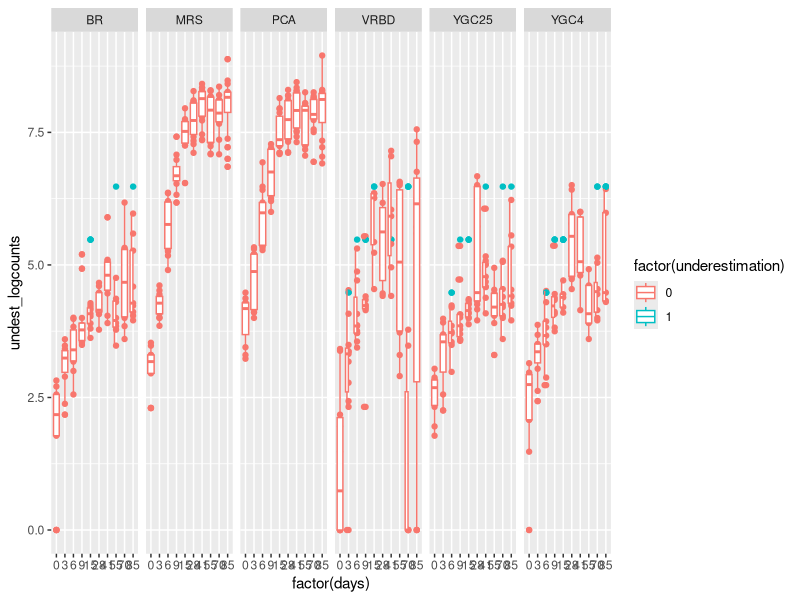

The R script that drew this image: (Note: this script raises an error after producing the figure.)
# A_ColonyFormingUnits.R
# Plot the colony forming units (CFU) of the bacteria and fungi
# in the different media over time.
###############################################################################
library(ggplot2)
library(dplyr)#for "%>%"
library(cowplot)#for plot_grid
###############################################################################
# import data
data <- read.table("./02-rawdata/Plate_counts_txt.txt",
                   header = TRUE, sep = "\t")
key <- read.table("./01-metadata/slice_day_key.txt", header = TRUE, sep = "\t")
key$days <- key$days
###############################################################################
# filter the data - RCM is not necessary to focus on
# remove manually excluded counts (wrong plating dilution)
data <- data %>%
  filter(ex3 == 0, medium != "RCM")
data <- plyr::join(data, key, type = "left")
###############################################################################
# plot all counts of different dilutions including under or overestimation
ggplot(data, aes(factor(days), undest_logcounts,
                 color = factor(underestimation))) +
  geom_point() +
  geom_boxplot() +
  facet_grid(. ~ medium)
###############################################################################
# split data to fungal and bacterial counts
#select only data from medium BR, YGC25 and YGC50
fungi <- data %>%
  filter(medium == "BR" | medium == "YGC25" | medium == "YGC4")
#calculate the mean log_counts for each sampleID, medium and day
fmc <- fungi %>%
  group_by(sampleID, medium, days) %>%
  summarise(samplemean_logcounts = mean(log_counts, na.rm = TRUE))
fmc <- data.frame(fmc)
# save fmc as rds
saveRDS(fmc, "./03-Routputfiles/A_PlateCounts/A_fungalplatecounts.rds")
###############################################################################
#select only data from medium MRS and PCA
bacteria <- data %>%
  filter(medium == "MRS" | medium == "PCA")
#calculate the mean log_counts for each sampleID, medium and day
bmc <- bacteria %>%
  group_by(sampleID, medium, days) %>%
  summarise(samplemean_logcounts = mean(log_counts, na.rm = TRUE))
bmc <- data.frame(bmc)
# save bmc as rds
saveRDS(bmc, "./03-Routputfiles/A_PlateCounts/A_bacterialplatecounts.rds")
###############################################################################
# plot everything together
#add a column to data2 called kingdom with "fungi" for medium BR, YGC25 and
# YGC50 and "bacteria" for medium MRS and PCA
data$kingdom <- ifelse(data$medium == "BR" | data$medium == "YGC25" |
                        data$medium == "YGC4", "fungi", "bacteria")
p1 <- data %>%
filter(kingdom == "fungi") %>%
ggplot(aes(days, log_counts)) +
  geom_point(alpha = 0.5, size = 1) +
  geom_smooth(se = TRUE, linewidth = 0.5, color = "darkred") +
  theme_bw() +
  theme(strip.background = element_rect(fill = "white"),
        strip.text = element_text(size = 12)) +
  ylab("log10 cfu") +
  facet_grid(. ~ medium)
p1
#remove data from day 9 of medium VRBD, there went something wrong
data2 <- data %>%
  filter(!(medium == "VRBD" & slice == 9))
p2 <- data2 %>%
  filter(kingdom == "bacteria") %>%
ggplot(aes(days, log_counts)) +
  geom_point(alpha = 0.5, size = 1) +
  geom_smooth(se = TRUE, linewidth = 0.5, color = "darkred") +
  theme_bw() +
  theme(strip.background = element_rect(fill = "white"),
      strip.text = element_text(size = 12)) +
  ylab("log10 cfu") +
  facet_grid(. ~ medium)
p2

#combine plots
plot_grid(p2, p1, align = "v", nrow = 2)
#save plot
ggsave("./03-Routputfiles/A_PlateCounts/A_growthcurves.svg",
       width = 20, height = 20, units = "cm", dpi = 300)
ggsave("./03-Routputfiles/A_PlateCounts/A_growthcurves.png",
       width = 20, height = 20, units = "cm", dpi = 300)
###############################################################################
#make a summary table with the mean and standard deviation of
# log_counts for each medium and day
summary <- data %>%
  group_by(medium, days) %>%
  summarise(mean_logcounts = mean(log_counts, na.rm = TRUE),
  sd_logcounts = sd(log_counts, na.rm = TRUE))
#save summary table
write.table(summary,
            "./03-Routputfiles/A_PlateCounts/A_growthcurves_summary.txt",
            sep = "\t", quote = FALSE, row.names = FALSE)
##############################################################################
#make a new summary table only with days 1, 16 and 56
summary2 <- summary %>%
  filter(days == 0 | days == 15 | days == 55)
summary2 <- data.frame(summary2)
#paste the medium and days columns together
summary2$md <- paste0(summary2$medium, summary2$days)
#round the mean_logcounts and sd_logcounts columns to 2 decimal places
summary2$mean_logcounts <- round(summary2$mean_logcounts, 2)
summary2$sd_logcounts <- round(summary2$sd_logcounts, 2)
#save summary2 as table
saveRDS(summary2, "./03-Routputfiles/A_PlateCounts/A_growthcurves_summary2.rds")
###############################################################################